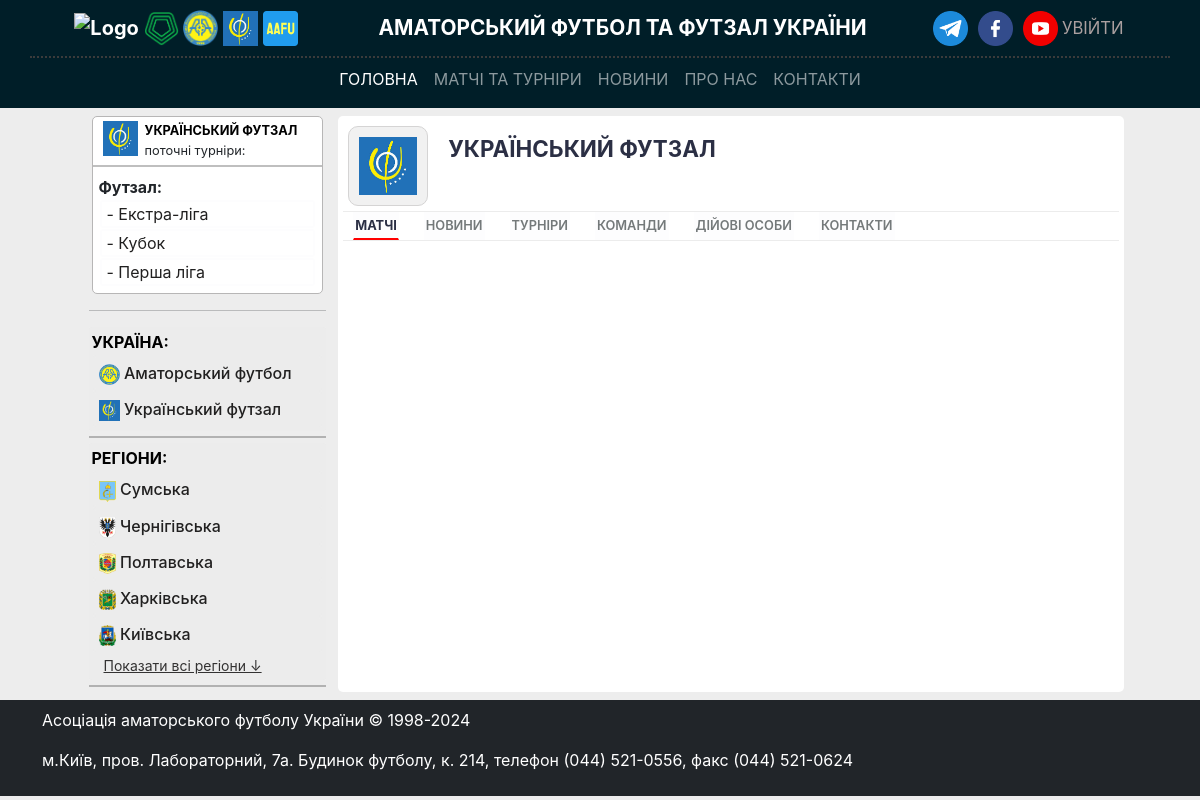
The page /region/Ukrainian_futsal on the database its author committed.
### models/region.py (models this page shows, shortened)
class Region(Base):
    __tablename__ = "regions"
    __table_args__ = (UniqueConstraint("slug", name="uq_region_slug"),)
    id: Mapped[intpk]
    name: Mapped[str] = mapped_column(String(30), nullable=False)
    emblem: Mapped[str | None] = mapped_column(String(256))
    slug: Mapped[str] = mapped_column(String(30), nullable=False, unique=True)
    status: Mapped[bool] = mapped_column(default=0, server_default="0", nullable=False)
    organizations: Mapped[list["Organization"]] = relationship(
        back_populates="region",
        cascade="all, delete-orphan",
    )
    teams: Mapped[list["Team"]] = relationship(
        back_populates="region",
    )
    stadiums: Mapped[list["Stadium"]] = relationship(
        back_populates="region",
    )
    persons: Mapped[list["Person"]] = relationship(
        back_populates="region",
    )
    contact: Mapped[list["Contact"]] = relationship(
        back_populates="region",
    )
    newstables: Mapped[list["News"]] = relationship(
        back_populates="region",
    )

### models/tournament.py (models this page shows, shortened)
class Tournament(Base):
    __tablename__ = "tournaments"
    __table_args__ = (
    )
    id: Mapped[intpk]
    name: Mapped[str] = mapped_column(String(70), nullable=False)
    full_name: Mapped[str] = mapped_column(String(100), nullable=False)
    slug: Mapped[str] = mapped_column(String(256), nullable=False, unique=True)
    logo: Mapped[str | None] = mapped_column(String(256))
    description: Mapped[str] = mapped_column(Text, default="", server_default="", nullable=True)
    football_type = Column(
        SQLAlchemyEnum(FootballType),
        default=FootballType.football,
        server_default=FootballType.football.value,
        nullable=False,
    )
    website: Mapped[str | None] = mapped_column(String)
    page_facebook: Mapped[str | None] = mapped_column(String)
    page_youtube: Mapped[str | None] = mapped_column(String)
    page_telegram: Mapped[str | None] = mapped_column(String)
    page_instagram: Mapped[str | None] = mapped_column(String)
    level_int: Mapped[int | None]
    level: Mapped[str | None]
    level_up: Mapped[str | None]
    level_down: Mapped[str | None]
    create_year: Mapped[str | None]
    organization_id: Mapped[int | None] = mapped_column(
        ForeignKey("organizations.id", onupdate="SET NULL", ondelete="SET NULL"),
    )
    football_type_id: Mapped[int] = mapped_column(
        ForeignKey("football_types.id", onupdate="SET NULL", ondelete="SET NULL"),
    )
    organization: Mapped["Organization"] = relationship(
        back_populates="tournaments",
    )
    seasons: Mapped[list["Season"]] = relationship(
        back_populates="tournament",
    )
    football_types: Mapped["FootbalType"] = relationship(
        back_populates="tournaments",
    )

### models/season.py (models this page shows, shortened)
class Season(Base):
    __tablename__ = "seasons"
    id: Mapped[intpk]
    name: Mapped[str] = mapped_column(String(70), nullable=False)
    full_name: Mapped[str] = mapped_column(String(250), nullable=True)
    start_date: Mapped[BigInteger | None] = mapped_column(BigInteger)
    end_date: Mapped[BigInteger | None] = mapped_column(BigInteger)
    year: Mapped[str | None] = mapped_column(String(20))
    logo: Mapped[str | None] = mapped_column(String(256))
    standing: Mapped[bool] = mapped_column(default=1, server_default="1", nullable=False )
    slug: Mapped[str] = mapped_column(String(100), nullable=False, unique=True)
    tournament_id: Mapped[int] = mapped_column(ForeignKey("tournaments.id", ondelete="CASCADE"),)
    team_winner_id: Mapped[int | None] = mapped_column(ForeignKey("teams.id", onupdate="SET NULL", ondelete="SET NULL"), nullable=True)
    tournament: Mapped["Tournament"] = relationship(back_populates="seasons",)
    team_winner: Mapped["Team"] = relationship("Team", back_populates="seasons_won", foreign_keys=[team_winner_id])
    matches: Mapped["Match"] = relationship(back_populates="season",)
    teams_associations: Mapped[list["Team"]] = relationship(secondary="team_seasons_association", back_populates="seasons_associations",)

### controllers/region.py (the view)
@router.get("/{region_slug}")
async def read_region_by_slug(
        request: Request,
        region_slug: str,
        db: AsyncSession = Depends(get_db),
        current_user: str = Depends(get_current_user_for_button),
):
    user_session, is_authenticated = current_user
    return render(
        "region/region.html",
        request,
        {
            "regions_list": await get_regions_list(db),  # Список регіонів (бокове меню)
            "seasons": await get_seasons_region(db, region_slug=region_slug), # Список поточних розіграшів в регіоні
            "region": await get_region(db, region_slug=region_slug),
            "matches": await get_region_matches_week(db, region_slug=region_slug),
            "news_list": await get_news_list_region(db, region_slug=region_slug),
            "is_authenticated": is_authenticated,  # Передаємо значення
            "user_session": user_session,  # Ім'я користувача
        },
    )

### templates/region/region.html (shortened to what this page needs)
{% extends "base.html" %}
{% block content %}
  {% include "region/region_header.html" %}
{% endblock %}

### templates/base.html (shortened to what this page needs)
<!doctype html>
<html lang="uk">
<head>
    <link rel="stylesheet" href="{{ url_for('static', path='css/bootstrap.min.css') }}">
    <link rel="stylesheet" href="/static/css/stl_base.css">
</head>
<body>
    <nav class="navbar navbar-expand-lg navbar-dark">
        <div class="container navTitle border-bottom-only" style="justify-content: space-around">
            <div>
                <a class="navbar-brand p-0" href="/">
                    <img src="/static/img/techical_image/icon-uaf.png" alt="Logo" height="35">
                    <img src="/static/img/techical_image/icon-pfl.png" alt="Logo" width="35">
                    <img src="/static/img/techical_image/icon-aafu.png" alt="Logo" width="35">
                    <img src="/static/img/techical_image/icon-afu.jfif" alt="Logo" width="35">
                    <img src="/static/img/techical_image/icon-site_logo.png" alt="Logo" width="35">
                </a>
            </div>
            <div>
                <p>АМАТОРСЬКИЙ ФУТБОЛ ТА ФУТЗАЛ УКРАЇНИ</p>
            </div>
            <div class="social-media">
                <div>
                    <a target="_blank" href="/">
                        <img src="/static/img/techical_image/social_media/icon_tg.png" alt="logo" width="35"/>
                    </a>
                    <a target="_blank" href="https://www.facebook.com/aafu.org.ua">
                        <img src="/static/img/techical_image/social_media/icon_fb.png" alt="logo" width="35"/>
                    </a>
                    <a target="_blank" href="https://www.youtube.com/channel/UCPjEI04Vvcr3U2Ib62tUarA">
                        <img src="/static/img/techical_image/social_media/icon_youtube.png" alt="logo" width="35"/>
                    </a>
                </div>
                <div class="logIn-logout">
                    {% if user_session %}
                        <a href="/sign-in">Вийти</a>
                    {% else %}
                        <a href="/sign-in">Увійти</a>
                    {% endif %}
                </div>
            </div>
        </div>
        <div class="container navButton">
            <div class="collapse navbar-collapse" id="navbarNav" style="">
                <ul class="navbar-nav">
                    <li class="nav-item">
                        <a class="nav-link active" aria-current="page" href="/">Головна</a>
                    </li>
                    <li class="nav-item">
                        <a class="nav-link" href="#">Матчі та турніри</a>
                    </li>
                    <li class="nav-item">
                        <a class="nav-link" href="#">Новини</a>
                    </li>
                    <li class="nav-item">
                        <a class="nav-link" href="#">Про нас</a>
                    </li>
                    <li class="nav-item">
                        <a class="nav-link" href="#">Контакти</a>
                    </li>
                </ul>
            </div>
        </div>
    </nav>
    <div class="container">
        <div class="col-12 col-md-11 col-lg-11 mx-auto my-2">
            <div class="row">
                <aside class="col-12 col-md-3">
                    {% if seasons %}
                    <div class="selected-reg">
                        <div class="selected-name">
                            <div class="selected-logo">
                              <img src="{{ url_for('static', path='/img/regions/' ~ region.emblem) }}"
                                   alt="{{ region.name }} logo"
                                   height="35em">
                            </div>
                            <div class="selected-reg-tournament">
                              <a href="/region/{{ region.slug }}" data-region-slug="{{ region.slug }}">
                                {% if 1< region.id < 26 %}
                                    <span class="span-name">{{ region.name }} область</span>
                                {% else %}
                                    <span class="span-name">{{ region.name }}</span>
                                {% endif %}
                              </a>
                              <p>поточні турніри:</p>
                            </div>
                        </div>
                        <hr class="hr-border-between">
                        <div class="region-season">
                            {% set unique_types = [] %}
                            {% for type in seasons if type.football_type.value not in unique_types %}
                              <strong>{{ unique_types.append(type.football_type.value) or type.football_type.value }}:</strong>
                              {% for season in seasons if type.football_type.value == season.football_type.value %}
                                  {% if region.slug == season.region_slug %}
                                    <a
                                      href="/region/{{ season.region_slug }}/{{ season.season_slug }}/results"
                                      title="Відкрити турнір"
                                      data-season-slug="{{ season.season_slug }}">
                                        <div class="tournament">
                                            - {{ season.season_name }}
                                        </div>
                                    </a>
                                  {% endif %}
                              {% endfor %}
                            {% endfor %}
                        </div>
                    </div>
                    <hr class="hr-border-between-first">
                    {% endif %}
                    <div class="left-menu">
                      <span class="span-name">УКРАЇНА:</span>
                      <div class="left-menu-organisations">
                        {% for region in regions_list | selectattr("status", "equalto", 1) %}
                          <a href="/region/{{ region.slug }}"
                            title="Відкрити всі діючі турніри {{ region.name }}у"
                            data-region-slug="{{ region.slug }}"
                          >
                              <div class="region_name">
                                <img
                                  src="{{ url_for('static', path='/img/regions/' ~ region.emblem) }}"
                                  alt="{{ region.name }} logo"
                                  width="21rem"
                                  height="21rem"
                                  class="leftMenu__flag"
                                >
                                <span class="leftMenu_button">{{ region.name }}</span>
                              </div>
                          </a>
                        {% endfor %}
                      </div>
                    </div>
                    <hr class="hr-border-between">
                    <div class="left-menu">
                        <span class="span-name">РЕГІОНИ:</span>
                        <div class="left-menu-organisations">
                            {% for region in regions_list | selectattr("status", "equalto", 0) %}
                                <a
                                  href="/region/{{ region.slug }}"
                                  title="Відкрити всі діючі турніри {{ region.name }} області"
                                  data-region-slug="{{ region.slug }}"
                                  class="region-link {% if loop.index > 5 %}hidden-region{% endif %}">
                                    <div class="region">
                                        <img
                                          src="{{ url_for('static', path='/img/regions/' ~ region.emblem) }}"
                                          alt="{{ region.name }} logo"
                                          width="17rem"
                                          height="21rem"
                                          class="leftMenu__flag">
                                        <span class="leftMenu_button">{{ region.name }}</span>
                                    </div>
                                </a>
                            {% endfor %}
                        </div>
                        {% if regions_list|length > 5 %}
                            <a id="toggleRegions" class="show-more-btn">Показати всі регіони ↓</a>
                        {% endif %}
                    </div>
                    <hr class="hr-border-between">
                </aside>
                <div class="col-12 col-md-9 block-content" data-main="content">
                    {% block content %}
                    {% endblock %}
                </div>
            </div>
        </div>
    </div>
    <div class="navbar navbar-expand-lg navbar-dark bg-dark">
        <div  class="container" style="color: white; display: block;">
            <p>Асоціація аматорського футболу України © 1998-2024</p>
            <p>
                м.Київ, пров. Лабораторний, 7а. Будинок футболу, к. 214,
                телефон (044) 521-0556, факс (044) 521-0624
            </p>
        </div>
    </div>
</body>
</html>

### templates/region/region_header.html (shortened to what this page needs)
<link rel="stylesheet" href="/static/css/region/stl_region_nav_block.css">
<div class="region-header">
    <div class="region-main-info">
        <div class="region-logo">
            <img class="logo_redion_in_season"
                 src="{{ url_for('static', path='/img/regions/' ~ region.emblem) }}"
                 alt="logo {{ region.name }}">
        </div>
        <div class="region-name">
            {% if 1< region.id < 26 %}
                <h5>{{ region.name }} область</h5>
            {% else %}
                <h5>{{ region.name }}</h5>
            {% endif %}
        </div>
    </div>
    <div class="nav-buttons">
        <a href="/region/{{ region.slug }}">Матчі</a>
        <a href="/region/{{ region.slug }}/news">Новини</a>
        <a href="/region/{{ region.slug }}/tournaments">Турніри</a>
        <a href="/region/{{ region.slug }}/teams">Команди</a>
        <a href="/region/{{ region.slug }}/persons">Дійові особи</a>
        <a href="/region/{{ region.slug }}/contacts">Контакти</a>
    </div>
</div>

### rows shown on the page
Region: emblem (picture), name "УКРАЇНСЬКИЙ ФУТЗАЛ", name "Український футзал"
Season: season_name "Екстра-ліга"
Tournament: football_type "Футзал"
Season: season_name "Кубок"
Season: season_name "Перша ліга"
Region: emblem (picture), name "Аматорський футбол"
Region: emblem (picture), name "Сумська"
Region: emblem (picture), name "Чернігівська"
Region: emblem (picture), name "Полтавська"
Region: emblem (picture), name "Харківська"
Region: emblem (picture), name "Київська"
